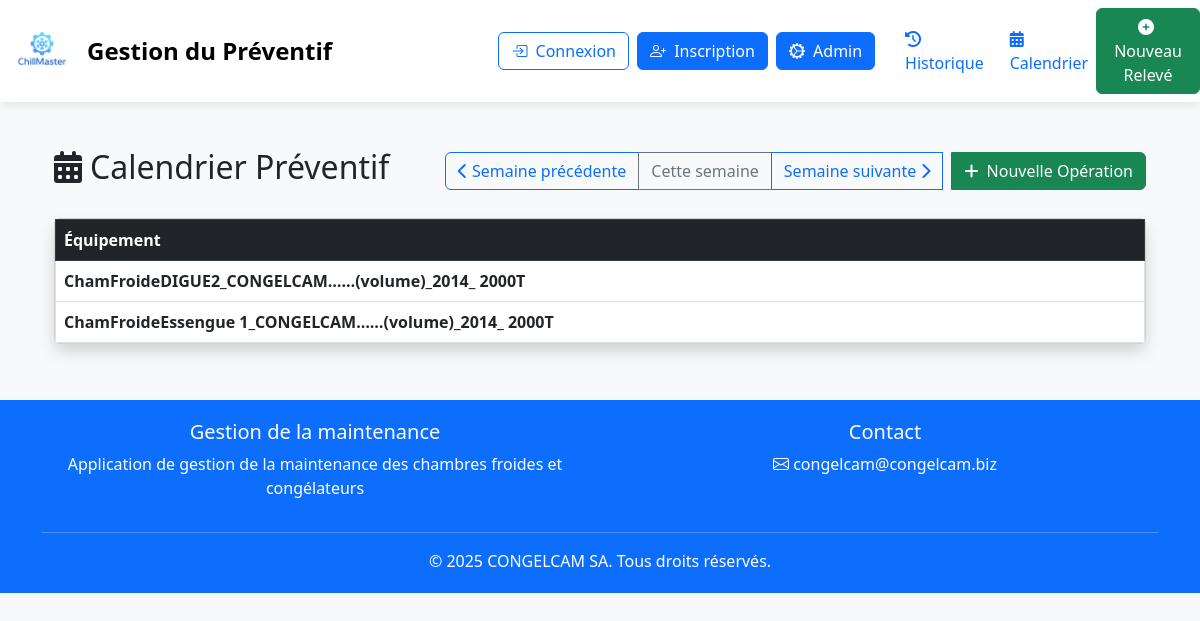
Screenshot of /preventive/preventive/ with the database file from the repository.
### equipments/models.py (models this page shows, shortened)
class Equipment(models.Model):
    FAMILY_CHOICES = [
        ('CF', 'Chambre Froide'),
        ('CG', 'Congélateur'),
    ]
    STATUS_CHOICES = [
        ('actif', 'Actif'),
        ('panne', 'En panne'),
        ('arret', 'Arrêt'),
    ]
    SITE_CHOICES = [
        ('digue', 'DIGUE'),
        ('cittma', 'CITTMA'),
        ('sotranav', 'SOTRANAV'),
        ('E1', 'ESSENGUE 1'),
        ('E2', 'ESSENGUE 2'),
        ('E3', 'ESSENGUE 3'),
        ('E4', 'ESSENGUE 4'),
        ('E5', 'ESSENGUE 5'),
        ('E6', 'ESSENGUE 6'),
        ('bonaberi', 'BONABERI'),
    ]
    family = models.CharField(max_length=2, choices=FAMILY_CHOICES, verbose_name="Famille")
    sub_family = models.CharField(max_length=100, verbose_name="Sous-famille")
    code = models.CharField(max_length=50, primary_key=True, verbose_name="Code")
    designation = models.CharField(max_length=200, verbose_name="Désignation")
    capacity = models.DecimalField(max_digits=7, decimal_places=2, verbose_name="Capacité (T)")
    site = models.CharField(max_length=100, choices=SITE_CHOICES, verbose_name="Site")
    number = models.CharField(max_length=50, verbose_name="Numéro")
    group_count = models.IntegerField(verbose_name="Nombre de groupes")
    power_per_group = models.DecimalField(max_digits=5, decimal_places=2, verbose_name="Puissance/groupe (kW)")
    manufacturer = models.CharField(max_length=100, verbose_name="Constructeur")
    temperature_setpoint = models.DecimalField(max_digits=5, decimal_places=2, verbose_name="T° consigne")
    status = models.CharField(max_length=10, choices=STATUS_CHOICES, verbose_name="Statut")
    commissioning_date = models.DateField(verbose_name="Date de mise en service")
    documentation = models.FileField(upload_to='equipments/docs/', blank=True, null=True, verbose_name="Documentation")
    class Meta:
        ordering = ['family', 'code']
        verbose_name = "Équipement"
        verbose_name_plural = "Équipements"

### preventive/views.py (the view)
# urls.py: path('preventive/', PreventiveTaskListView.as_view(), name='preventive_tasks'),
class PreventiveTaskListView(ListView):
    model = PreventiveTask
    template_name = 'preventive/calendar.html'
    context_object_name = 'tasks'

### preventive/templates/preventive/calendar.html (shortened to what this page needs)
{% extends "preventive/base.html" %}
{% load static %}
{% block content %}
<div class="container-fluid">
    <div class="d-flex justify-content-between align-items-center mb-4">
        <h2><i class="fas fa-calendar-alt me-2"></i>Calendrier Préventif</h2>
        <div class="btn-group">
            <a href="?date={{ prev_week }}" class="btn btn-outline-primary">
                <i class="fas fa-chevron-left"></i> Semaine précédente
            </a>
            <a href="?date={{ current_week }}" class="btn btn-outline-secondary">
                Cette semaine
            </a>
            <a href="?date={{ next_week }}" class="btn btn-outline-primary">
                Semaine suivante <i class="fas fa-chevron-right"></i>
            </a>
            <a href="{% url 'preventive:task_create' %}" class="btn btn-success ms-2">
                <i class="fas fa-plus me-1"></i> Nouvelle Opération
            </a>
        </div>
    </div>
    <div class="card shadow">
        <div class="card-body p-0">
            <div class="table-responsive">
                <table class="table table-bordered mb-0">
                    <thead class="table-dark">
                        <tr>
                            <th style="width: 20%">Équipement</th>
                        </tr>
                    </thead>
                    <tbody>
                        {% regroup tasks by equipment as equipment_tasks %}
                        {% for equipment in equipment_tasks %}
                        <tr>
                            <td>
                                <strong>{{ equipment.grouper.designation }}</strong>
                            </td>
                        </tr>
                        {% empty %}
                        <tr>
                            <td colspan="8" class="text-center text-muted">
                                Aucune opération préventive planifiée
                            </td>
                        </tr>
                        {% endfor %}
                    </tbody>
                </table>
            </div>
        </div>
    </div>
</div>
{% endblock %}

### preventive/templates/preventive/base.html (style rules this page uses)
body { background-color: #f8f9fa; }

### rows the page displays
Equipment: grouper.designation "ChamFroideDIGUE2_CONGELCAM……(volume)_2014_ 2000T"
Equipment: grouper.designation "ChamFroideEssengue 1_CONGELCAM……(volume)_2014_ 2000T"
